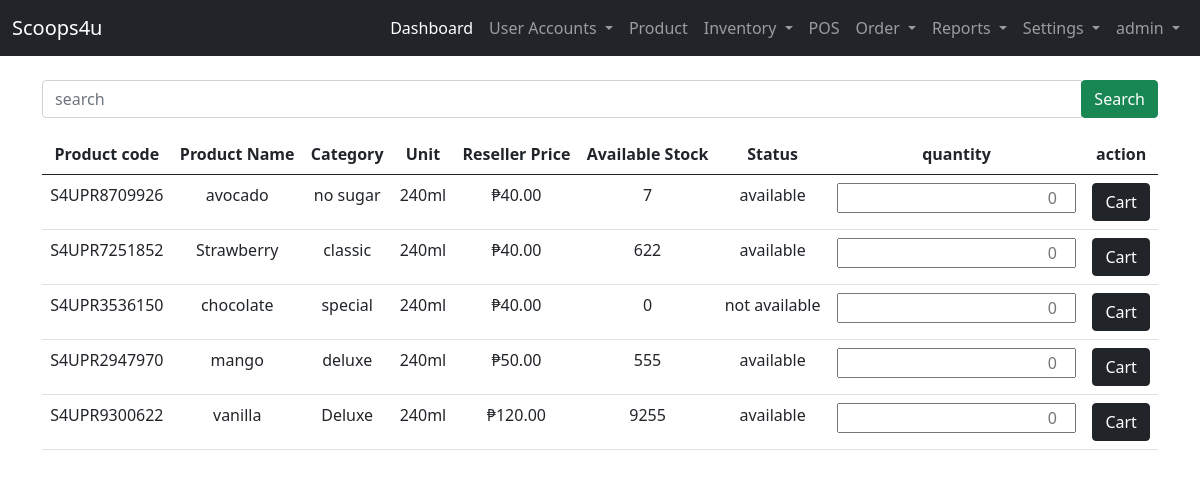
/reseller-site/cart/all-products/ (signed in), run on an earlier commit of the app's database.
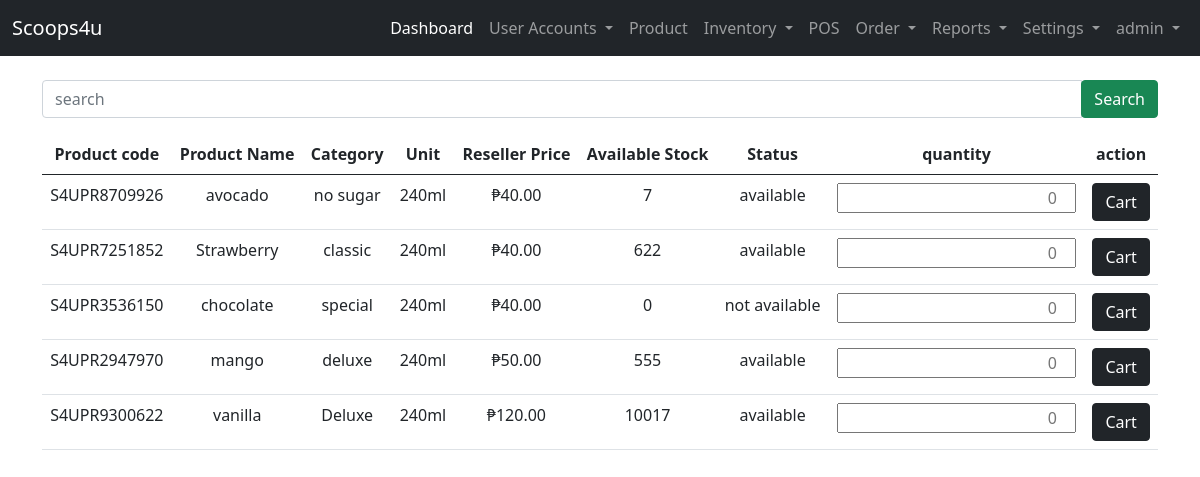
And on a later commit of the database.
### admin_site/models.py (models this page shows, shortened)
class Product(models.Model):
    STATUS = (("available","available"),("not available","not available"))
    product_code =  models.CharField(unique=True, max_length=200, verbose_name='Product Code')
    product_category =  models.CharField(max_length=200, verbose_name='Category')
    product_name=  models.CharField(max_length=200, verbose_name='Product Name')
    product_unit =  models.CharField(max_length=200, verbose_name='Unit')
    product_ResellerPrice =   models.BigIntegerField(null=True, verbose_name='Reseller Price')
    product_price =   models.BigIntegerField(null=True, verbose_name='Pos Price')
    product_stock =  models.BigIntegerField(null=True, verbose_name='Available Stock')
    product_status =  models.CharField(max_length=200, choices=STATUS, verbose_name='Status')

### reseller_site/views.py (the view)
# urls.py: path('cart/all-products/', views.all_products ,name='all_products'),
@login_required(login_url='landing_page:login')
def all_products(request):
    list_products = Product.objects.all()
    context = {'list_products':list_products}
    return render(request, 'reseller_site/cart/all-products.html', context)

### templates/reseller_site/cart/all-products.html (shortened to what this page needs)
{% extends 'admin_site/base.html' %}
{% block content %}
{% load humanize %}
<form action="{% url 'admin_site:search_product' %}" method="get" class="my-3 ">
    <div class="input-group">
        <input type="text" class="form-control" name="search" placeholder="search" required>
        <div class="input-group-append">
            <button class="btn btn-success">Search</button>
        </div>
    </div>
</form>
{% if list_products %}
<table class="table table-hover text-center">
    <thead>
        <tr>
            <th>Product code </th>
            <th>Product Name</th>
            <th>Category</th>
            <th>Unit</th>
            <th>Reseller Price</th>
            <th>Available Stock</th>
            <th>Status</th>
            <th>quantity</th>
            <th>action</th>
        </tr>
    </thead>
    <tbody>
        {% for list in list_products %}
        <tr>
            <td>{{ list.product_code }}</td>
            <td>{{ list.product_name }}</td>
            <td>{{ list.product_category }}</td>
            <td>{{ list.product_unit }}</td>
            <td>&#8369;{{ list.product_ResellerPrice|floatformat:2|intcomma  }}</td>
            <td>{{ list.product_stock }}</td>
            <td>{{ list.product_status }}</td>
        <form action="{% url 'reseller_site:cart_products' list.id %}" method="POST">
        <td><input type="number" name="quantity" style="text-align:right;" placeholder="0" required></td>
        <td><button class="btn btn-dark" type="submit" name="cart">Cart</button></td>
        </form>
        </tr>
        {% endfor %}
    </tbody>
</table>
{% endif %}
{% endblock content %}

What changed in the data, as far as the page shows it:
changed Product "S4UPR9300622": product_stock "9255" → "10017"
